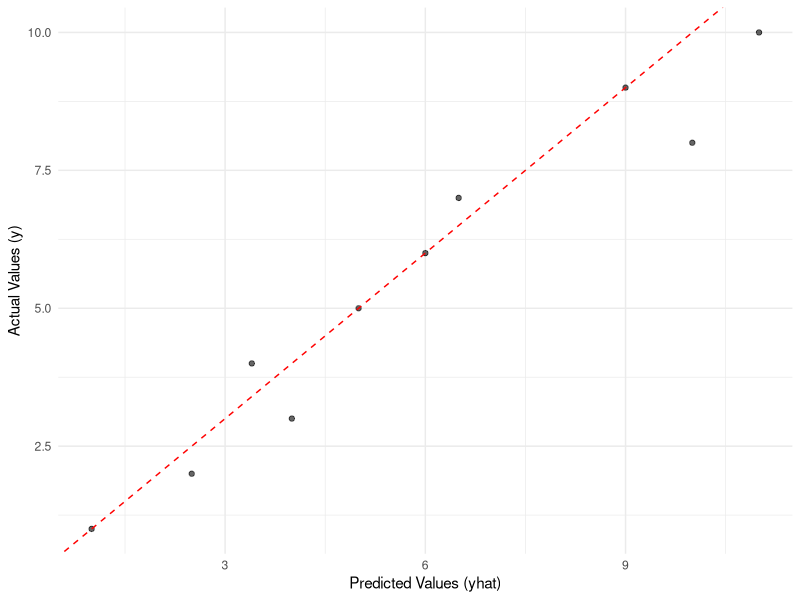

This chart was generated by the following R code:
## ---- chunk 1

## Loading in Gusto-I dataset from predtools



## ---- chunk 2

library(ggplot2)

y <- c(1, 2, 3, 4, 5, 6, 7, 8, 9, 10)
yhat <- c(1, 2.5, 4, 3.4, 5, 6, 6.5, 10, 9, 11)

df <- data.frame(predicted = yhat, actual = y)

ggplot(df, aes(x = predicted, y = actual)) +
  geom_point(alpha = 0.6) +
  geom_abline(intercept = 0, slope = 1, color = "red", linetype = "dashed") +
  labs(x = "Predicted Values (yhat)",
       y = "Actual Values (y)") +
  theme_minimal()
